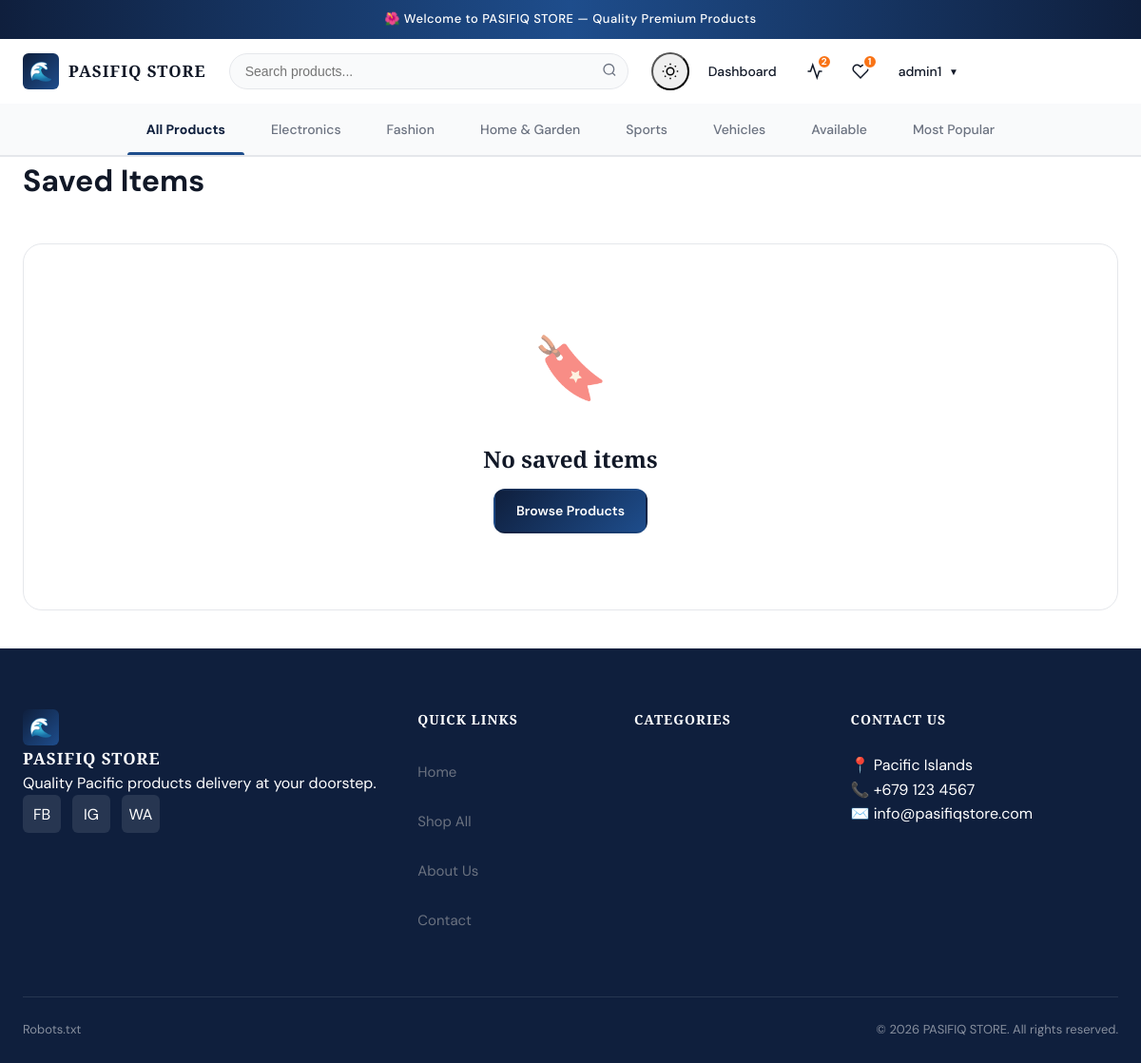
Page /saved/ (signed in) on the committed database.
### core/models.py (models this page shows, shortened)
class SiteSettings(models.Model):
    store_name = models.CharField(max_length=100, default='PASIFIQ STORE')
    tagline = models.CharField(max_length=200, blank=True)
    phone = models.CharField(max_length=20, blank=True)
    whatsapp = models.CharField(max_length=20, blank=True)
    email = models.EmailField(blank=True)
    address = models.TextField(blank=True)
    facebook = models.URLField(blank=True)
    instagram = models.URLField(blank=True)
    twitter = models.URLField(blank=True)
    logo = models.ImageField(upload_to='site/', blank=True, null=True)
    hero_image = models.ImageField(upload_to='site/', blank=True, null=True)
    about_text = models.TextField(blank=True)
    updated_at = models.DateTimeField(auto_now=True)
    class Meta:
        db_table = 'site_settings'
        verbose_name = 'Site Settings'
        verbose_name_plural = 'Site Settings'

### users/models.py (models this page shows, shortened)
class CustomUser(AbstractUser):
    bio = models.TextField(blank=True)
    avatar = models.ImageField(upload_to='avatars/', blank=True, null=True)
    phone = models.CharField(max_length=20, blank=True)
    location = models.CharField(max_length=100, blank=True)
    date_of_birth = models.DateField(null=True, blank=True)
    is_store_owner = models.BooleanField(default=False)
    email_notifications = models.BooleanField(default=True)
    created_at = models.DateTimeField(auto_now_add=True)
    updated_at = models.DateTimeField(auto_now=True)
    class Meta:
        db_table = 'users'
        indexes = [models.Index(fields=['username']), models.Index(fields=['email'])]

### categories/models.py (models this page shows, shortened)
class Category(models.Model):
    name = models.CharField(max_length=100)
    slug = models.SlugField(unique=True)
    description = models.TextField(blank=True)
    image = models.ImageField(upload_to='categories/', blank=True, null=True)
    parent = models.ForeignKey('self', null=True, blank=True, related_name='children', on_delete=models.SET_NULL)
    is_active = models.BooleanField(default=True)
    sort_order = models.IntegerField(default=0)
    created_at = models.DateTimeField(auto_now_add=True)
    class Meta:
        db_table = 'categories'
        verbose_name_plural = 'categories'
        ordering = ['sort_order', 'name']
        indexes = [models.Index(fields=['slug']), models.Index(fields=['parent'])]
    def get_absolute_url(self):
        from django.urls import reverse
        return reverse('categories:detail', kwargs={'slug': self.slug})

### saved_items/views.py (the view)
@login_required
def saved_list(request):
    items = SavedItem.objects.filter(user=request.user).select_related('product').prefetch_related('product__images')
    return render(request, 'saved_items/list.html', {'saved_items': items})

### comparison/context_processors.py (called while the page is built)
def comparison_context(request):
    if request.user.is_authenticated:
        items = ComparisonItem.objects.filter(user=request.user)
    else:
        session_key = request.session.session_key
        items = ComparisonItem.objects.filter(session_key=session_key) if session_key else ComparisonItem.objects.none()
    return {
        'comparison_count': items.count(),
        'comparison_product_ids': list(items.values_list('product_id', flat=True)),
    }

### core/context_processors.py (called while the page is built)
def global_context(request):
    try:
        site_settings = SiteSettings.objects.first()
    except:
        site_settings = None
    return {
        'store_name': getattr(site_settings, 'store_name', settings.STORE_NAME),
        'store_phone': getattr(site_settings, 'phone', settings.STORE_PHONE),
        'store_whatsapp': getattr(site_settings, 'whatsapp', settings.STORE_WHATSAPP),
        'store_email': getattr(site_settings, 'email', settings.STORE_EMAIL),
        'store_address': getattr(site_settings, 'address', settings.STORE_ADDRESS),
        'site_settings': site_settings,
    }

### core/templatetags/core_tags.py (called while the page is built)
@register.simple_tag
def get_nav_categories():
    return Category.objects.filter(is_active=True, parent=None)[:8]

### notifications/context_processors.py (called while the page is built)
def notifications_context(request):
    if request.user.is_authenticated and (request.user.is_store_owner or request.user.is_superuser):
        unread = Notification.objects.filter(recipient=request.user, is_read=False).count()
        recent = Notification.objects.filter(recipient=request.user).order_by('-created_at')[:5]
    else:
        unread = 0
        recent = []
    return {'unread_notifications': unread, 'recent_notifications': recent}

### wishlist/context_processors.py (called while the page is built)
def wishlist_context(request):
    if request.user.is_authenticated:
        count = WishlistItem.objects.filter(user=request.user).count()
        ids = list(WishlistItem.objects.filter(user=request.user).values_list('product_id', flat=True))
    else:
        count = 0
        ids = []
    return {'wishlist_count': count, 'wishlist_product_ids': ids}

### templates/saved_items/list.html (shortened to what this page needs)
{% extends 'base.html' %}
{% block content %}
<div class="container">
<div class="page-header"><h1>Saved Items</h1></div>
{% if saved_items %}
<div class="products-grid">{% for item in saved_items %}{% include 'partials/product_card.html' with product=item.product %}{% endfor %}</div>
{% else %}
<div class="empty-state"><div class="empty-icon">🔖</div><h3>No saved items</h3><a href="{% url 'products:list' %}" class="btn btn-primary">Browse Products</a></div>
{% endif %}
</div>{% endblock %}

### templates/base.html (shortened to what this page needs)
<!DOCTYPE html>
<html lang="en" data-theme="light">
<head>
    {% load static %}
    <link rel="stylesheet" href="{% static 'css/main.css' %}">
</head>
<body class="{% block body_class %}{% endblock %}">
    <div class="announcement-bar">
        <div class="container">
            <span>🌺 Welcome to {{ store_name }} — Quality Premium Products</span>
        </div>
    </div>
    <header class="site-header">
        <nav class="nav-container">
            <div class="nav-logo">
                <a href="{% url 'core:home' %}" class="nav-logo">
                    <div class="logo-icon">🌊</div>
                    <div class="logo-text">{{ store_name }}</div>
                </a>
            </div>
            <form class="nav-search" action="{% url 'search_app:search' %}" method="GET">
                <input type="text" name="q" placeholder="Search products..." class="search-input"
                    value="{{ request.GET.q }}" id="searchInput" autocomplete="off">
                <button type="submit" class="search-btn">
                    <svg width="16" height="16" viewBox="0 0 24 24" fill="none" stroke="currentColor" stroke-width="2">
                        <circle cx="11" cy="11" r="8" />
                        <path d="m21 21-4.35-4.35" />
                    </svg>
                </button>
            </form>
            <div class="nav-actions">
                <button id="themeToggle" class="nav-icon-btn" title="Toggle Theme">
                </button>
                {% if request.user.is_authenticated %}
                {% if request.user.is_store_owner or request.user.is_superuser %}
                <a href="{% url 'dashboard:index' %}" class="nav-link" title="Dashboard">
                    Dashboard
                </a>
                {% endif %}
                <a href="{% url 'comparison:view' %}" class="nav-icon-btn" title="Compare">
                    <svg width="18" height="18" viewBox="0 0 24 24" fill="none" stroke="currentColor" stroke-width="2">
                        <polyline points="22 12 18 12 15 21 9 3 6 12 2 12" />
                    </svg>
                    {% if comparison_count > 0 %}<span class="badge">{{ comparison_count }}</span>{% endif %}
                </a>
                <a href="{% url 'wishlist:list' %}" class="nav-icon-btn" title="Wishlist">
                    <svg width="18" height="18" viewBox="0 0 24 24" fill="none" stroke="currentColor" stroke-width="2">
                        <path
                            d="M20.84 4.61a5.5 5.5 0 0 0-7.78 0L12 5.67l-1.06-1.06a5.5 5.5 0 0 0-7.78 7.78l1.06 1.06L12 21.23l7.78-7.78 1.06-1.06a5.5 5.5 0 0 0 0-7.78z" />
                    </svg>
                    {% if wishlist_count > 0 %}<span class="badge">{{ wishlist_count }}</span>{% endif %}
                </a>
                <div class="nav-dropdown">
                    <a href="{% url 'users:profile' %}" class="nav-link">
                        {{ request.user.username }} <span class="nav-chevron">▼</span>
                    </a>
                </div>
                {% else %}
                <a href="{% url 'users:login' %}" class="nav-link">Login</a>
                <a href="{% url 'users:register' %}" class="btn btn-primary btn-sm">Register</a>
                {% endif %}
            </div>
        </nav>
        {% if request.resolver_match.url_name != 'home' or request.resolver_match.namespace != 'core' %}
        <div class="category-nav">
            <div class="container">
                <a href="{% url 'products:list' %}"
                    class="category-nav-link {% if request.resolver_match.url_name == 'list' and not request.GET.category and not request.GET.status %}active{% endif %}">All
                    Products</a>
                {% load core_tags %}
                {% get_nav_categories as nav_cats %}
                {% for cat in nav_cats %}
                <a href="{{ cat.get_absolute_url }}"
                    class="category-nav-link {% if selected_category == cat.slug or category.slug == cat.slug %}active{% endif %}">
                    {{ cat.name }}
                </a>
                {% endfor %}
                <a href="{% url 'products:list' %}?status=available"
                    class="category-nav-link {% if request.GET.status == 'available' %}active{% endif %}">Available</a>
                <a href="{% url 'products:list' %}?sort=view_count"
                    class="category-nav-link {% if request.GET.sort == 'view_count' %}active{% endif %}">Most
                    Popular</a>
            </div>
        </div>
        {% endif %}
    </header>
    <main class="main-content">
        {% block content %}{% endblock %}
    </main>
    <footer class="site-footer">
        <div class="footer-container">
            <div class="footer-grid">
                <div class="footer-col">
                    <a href="{% url 'core:home' %}" class="footer-logo">
                        <div class="logo-icon">🌊</div>
                        <div class="logo-text">{{ store_name }}</div>
                    </a>
                    <p class="footer-desc">{{ store_tagline|default:'Quality Pacific products delivery at your doorstep.' }}</p>
                    <div class="footer-social">
                        <a href="#" class="social-btn">FB</a>
                        <a href="#" class="social-btn">IG</a>
                        <a href="#" class="social-btn">WA</a>
                    </div>
                </div>
                <div class="footer-col collapsible-col">
                    <h4 class="footer-heading">Quick Links <span class="footer-toggle">+</span></h4>
                    <ul class="footer-list">
                        <li><a href="{% url 'core:home' %}">Home</a></li>
                        <li><a href="{% url 'products:list' %}">Shop All</a></li>
                        <li><a href="#">About Us</a></li>
                        <li><a href="#">Contact</a></li>
                    </ul>
                </div>
                <div class="footer-col collapsible-col">
                    <h4 class="footer-heading">Categories <span class="footer-toggle">+</span></h4>
                </div>
                <div class="footer-col collapsible-col">
                    <h4 class="footer-heading">Contact Us <span class="footer-toggle">+</span></h4>
                    <div class="footer-contact footer-list">
                        <div class="contact-item">📍 {{ store_address }}</div>
                        <div class="contact-item">📞 {{ store_phone }}</div>
                        <div class="contact-item">✉️ {{ store_email }}</div>
                    </div>
                </div>
            </div>
            <div class="footer-bottom">
                <a href="{% url 'core:robots_txt' %}">Robots.txt</a>
                <p>&copy; {% now "Y" %} {{ store_name }}. All rights reserved.</p>
            </div>
        </div>
    </footer>
</body>
</html>

### rows in the picture
SiteSettings: store_name "PASIFIQ STORE", address "Pacific Islands", phone "+679 123 4567", email "info@pasifiqstore.com"
CustomUser: user.username "admin1"
Category: name "Electronics"
Category: name "Fashion"
Category: name "Home & Garden"
Category: name "Sports"
Category: name "Vehicles"

### other values in the picture
{{ comparison_count }} "2"
{{ wishlist_count }} "1"
